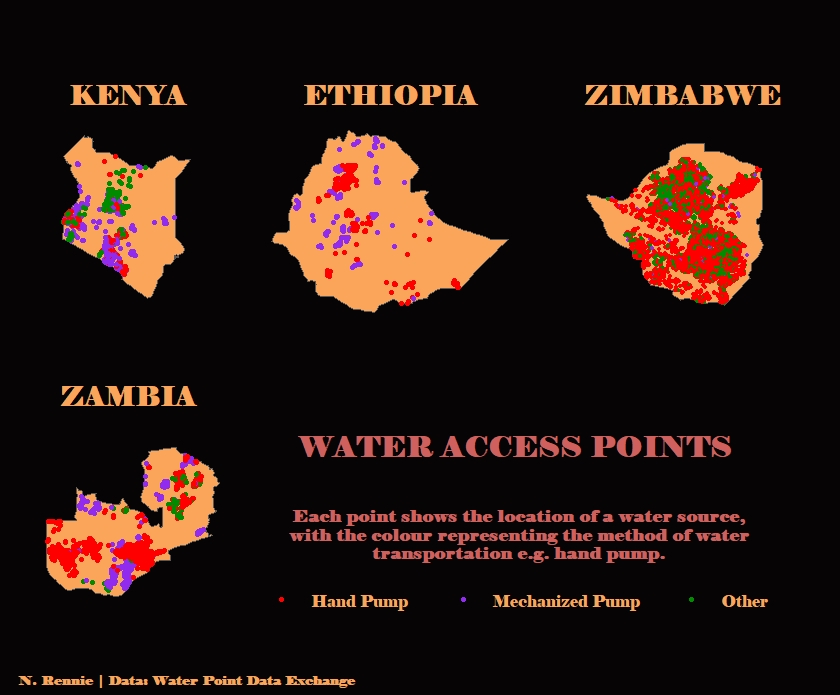

This figure's R source:
library(tidyverse)
library(rnaturalearth)
library(rnaturalearthdata)
library(extrafont)
library(patchwork)
tuesdata <- tidytuesdayR::tt_load('2021-05-04')
water <- tuesdata$water

tech_change <- function(input){
  if (input %in% unique(water$water_tech)[c(2,5,7,8,9,12,14,15,16,17,18,19)]){
    return("Hand Pump")
  } 
  if (input %in% unique(water$water_tech)[c(3,11,20)]) {
    return("Mechanized Pump")
  } 
  else{
    return("Other")
  }
}

countries <- c("Kenya","Ethiopia", "Zimbabwe", "Namibia")
world <- ne_countries(scale = "medium", returnclass = "sf")

#Kenya
kenya <- world[world$name == "Kenya",] 
ken_data <- filter(water, country_name == "Kenya")
ken_data <- ken_data[which(!is.na(ken_data$water_tech)),]
ken_data$tech <- sapply(ken_data$water_tech, function(x) tech_change(x))

ken_dat <- data.frame(Longitude = ken_data$lon_deg, Latitude = ken_data$lat_deg)
coordinates(ken_dat) <- ~ Longitude + Latitude
proj4string(ken_dat) <- CRS("+proj=longlat +datum=WGS84 +no_defs +ellps=WGS84 +towgs84=0,0,0")
ken_pnts_sf <- st_as_sf(ken_dat, coords = c('Latitude', 'Longitude'), crs = st_crs(map))
ken_pts <- ken_data[st_intersects(ken_pnts_sf, kenya, sparse=F)[,1],]


p1 <- ggplot() +
  geom_sf(data = kenya, fill="#fba55a") +
  coord_sf(xlim = c(32, 44), ylim = c(-6,6)) +
  geom_point(data=ken_pts, aes(x=lon_deg, y=lat_deg, colour=tech), size=1.5) +
  scale_colour_manual("Each point shows the location of a water source,\nwith the colour representing the method of water\ntransportation e.g. hand pump.\n ", values=c("Hand Pump"="red1", "Mechanized Pump"="purple2", "Other"="green4"), breaks=c("Hand Pump", "Mechanized Pump", "Other"), labels=c("Hand Pump      ", "Mechanized Pump     ", "Other")) +
  labs(title="\nKENYA") +
  guides(col=guide_legend(ncol=3, title.position = "top")) +
  theme(panel.background = element_rect(fill = "#060405"),
        plot.background = element_rect(fill = "#060405"),
        legend.background = element_rect(fill = "#060405"),
        plot.title = element_text(colour = "#fba55a", size=20, face="bold", hjust = 0.5, family="Elephant"),
        plot.subtitle = element_text(colour = "#fba55a", size=10, face="bold", hjust = 0.5, family="Elephant"),
        plot.caption = element_text(colour = "#fba55a", size=10, face="bold", hjust = 0.5, family="Elephant"),
        legend.title = element_text(colour = "#d0605e", size=13, face="bold", hjust = 0.5, family="Elephant"),
        legend.position="bottom",
        plot.margin = unit(c(0.3, 0.3, 0.3, 0.3), "cm"), #top, right, bottom, left
        legend.key = element_rect(colour = "#060405", fill="#060405"),
        legend.spacing.x = unit(0.5,"cm"),
        legend.text = element_text(colour="#fba55a", size=12, family="Elephant"),
        axis.title.x= element_blank(),
        axis.title.y= element_blank(),
        axis.text.x=element_blank(),
        axis.text.y=element_blank(),
        axis.ticks.x=element_blank(),
        axis.ticks.y=element_blank(),
        panel.grid.major = element_blank(), panel.grid.minor = element_blank()
  )
p1


##########################################################################################################################
#########################################################################################################################

#Ethiopia
ethiopia <- world[world$name == "Ethiopia",] 
eth_data <- filter(water, country_name == "Ethiopia")
eth_data <- eth_data[which(!is.na(eth_data$water_tech)),]
eth_data$tech <- sapply(eth_data$water_tech, function(x) tech_change(x))

eth_dat <- data.frame(Longitude = eth_data$lon_deg, Latitude = eth_data$lat_deg)
coordinates(eth_dat) <- ~ Longitude + Latitude
proj4string(eth_dat) <- CRS("+proj=longlat +datum=WGS84 +no_defs +ellps=WGS84 +towgs84=0,0,0")
eth_pnts_sf <- st_as_sf(eth_dat, coords = c('Latitude', 'Longitude'), crs = st_crs(map))
eth_pts <- eth_data[st_intersects(eth_pnts_sf, ethiopia, sparse=F)[,1],]

p2 <- ggplot() +
  geom_sf(data = ethiopia, fill="#fba55a") +
  coord_sf(xlim = c(33, 48), ylim = c(3,15)) +
  geom_point(data=eth_pts, aes(x=lon_deg, y=lat_deg, colour=tech), size=1.5) +
  scale_colour_manual("", values=c("Hand Pump"="red1", "Mechanized Pump"="purple2", "Other"="green4"), breaks=c("Hand Pump", "Mechanized Pump", "Other"), labels=c("Hand Pump    ", "Mechanized Pump ", "Other")) +
  labs(title="\nETHIOPIA") +
  theme(panel.background = element_rect(fill = "#060405"),
        plot.background = element_rect(fill = "#060405"),
        legend.background = element_rect(fill = "#060405"),
        plot.title = element_text(colour = "#fba55a", size=20, face="bold", hjust = 0.5, family="Elephant"),
        plot.subtitle = element_text(colour = "#fba55a", size=10, face="bold", hjust = 0.5, family="Elephant"),
        plot.caption = element_text(colour = "#fba55a", size=10, face="bold", hjust = 0.5, family="Elephant"),
        legend.title = element_blank(),
        legend.position="bottom",
        plot.margin = unit(c(0.3, 0.3, 0.3, 0.3), "cm"), #top, right, bottom, left
        legend.key = element_rect(colour = "#060405", fill="#060405"),
        legend.spacing.x = unit(0.5,"cm"),
        legend.text = element_text(colour="#fba55a", size=12, family="Elephant"),
        axis.title.x= element_blank(),
        axis.title.y= element_blank(),
        axis.text.x=element_blank(),
        axis.text.y=element_blank(),
        axis.ticks.x=element_blank(),
        axis.ticks.y=element_blank(),
        panel.grid.major = element_blank(), panel.grid.minor = element_blank()
  )
p2


##########################################################################################################################
#########################################################################################################################

#Zimbabwe
zimbabwe <- world[world$name == "Zimbabwe",] 
zim_data <- filter(water, country_name == "Zimbabwe")
zim_data <- zim_data[which(!is.na(zim_data$water_tech)),]
zim_data$tech <- sapply(zim_data$water_tech, function(x) tech_change(x))

zim_dat <- data.frame(Longitude = zim_data$lon_deg, Latitude = zim_data$lat_deg)
coordinates(zim_dat) <- ~ Longitude + Latitude
proj4string(zim_dat) <- CRS("+proj=longlat +datum=WGS84 +no_defs +ellps=WGS84 +towgs84=0,0,0")
zim_pnts_sf <- st_as_sf(zim_dat, coords = c('Latitude', 'Longitude'), crs = st_crs(map))
zim_pts <- zim_data[st_intersects(zim_pnts_sf, zimbabwe, sparse=F)[,1],]

p3 <- ggplot() +
  geom_sf(data = zimbabwe, fill="#fba55a") +
  coord_sf(xlim = c(35, 46)-11, ylim = c(5,13)-28) +
  geom_point(data=zim_pts, aes(x=lon_deg, y=lat_deg, colour=tech), size=1) +
  scale_colour_manual("", values=c("Hand Pump"="red1", "Mechanized Pump"="purple2", "Other"="green4"), breaks=c("Hand Pump", "Mechanized Pump", "Other"), labels=c("Hand Pump    ", "Mechanized Pump ", "Other")) +
  labs(title="\nZIMBABWE") +
  theme(panel.background = element_rect(fill = "#060405"),
        plot.background = element_rect(fill = "#060405"),
        legend.background = element_rect(fill = "#060405"),
        plot.title = element_text(colour = "#fba55a", size=20, face="bold", hjust = 0.5, family="Elephant"),
        plot.subtitle = element_text(colour = "#fba55a", size=10, face="bold", hjust = 0.5, family="Elephant"),
        plot.caption = element_text(colour = "#fba55a", size=10, face="bold", hjust = 0.5, family="Elephant"),
        legend.title = element_blank(),
        legend.position="bottom",
        plot.margin = unit(c(0.3, 0.3, 0.3, 0.3), "cm"), #top, right, bottom, left
        legend.key = element_rect(colour = "#060405", fill="#060405"),
        legend.spacing.x = unit(0.5,"cm"),
        legend.text = element_text(colour="#fba55a", size=12, family="Elephant"),
        axis.title.x= element_blank(),
        axis.title.y= element_blank(),
        axis.text.x=element_blank(),
        axis.text.y=element_blank(),
        axis.ticks.x=element_blank(),
        axis.ticks.y=element_blank(),
        panel.grid.major = element_blank(), panel.grid.minor = element_blank()
  )
p3

##########################################################################################################################
#########################################################################################################################

#Zambia
zambia <- world[world$name == "Zambia",] 
zam_data <- filter(water, country_name == "Zambia")
zam_data <- zam_data[which(!is.na(zam_data$water_tech)),]
zam_data$tech <- sapply(zam_data$water_tech, function(x) tech_change(x))

zam_dat <- data.frame(Longitude = zam_data$lon_deg, Latitude = zam_data$lat_deg)
coordinates(zam_dat) <- ~ Longitude + Latitude
proj4string(zam_dat) <- CRS("+proj=longlat +datum=WGS84 +no_defs +ellps=WGS84 +towgs84=0,0,0")
zam_pnts_sf <- st_as_sf(zam_dat, coords = c('Latitude', 'Longitude'), crs = st_crs(map))
zam_pts <- zam_data[st_intersects(zam_pnts_sf, zambia, sparse=F)[,1],]

p4 <- ggplot() +
  geom_sf(data = zambia, fill="#fba55a") +
  coord_sf(xlim = c(34, 47)-13, ylim = c(3,17)-24) +
  geom_point(data=zam_pts, aes(x=lon_deg, y=lat_deg, colour=tech), size=1.5) +
  scale_colour_manual("", values=c("Hand Pump"="red1", "Mechanized Pump"="purple2", "Other"="green4"), breaks=c("Hand Pump", "Mechanized Pump", "Other")) +
  labs(title="\nZAMBIA") +
  theme(panel.background = element_rect(fill = "#060405"),
        plot.background = element_rect(fill = "#060405"),
        legend.background = element_rect(fill = "#060405"),
        plot.title = element_text(colour = "#fba55a", size=20, face="bold", hjust = 0.5, family="Elephant"),
        plot.subtitle = element_text(colour = "#fba55a", size=10, face="bold", hjust = 0.5, family="Elephant"),
        plot.caption = element_text(colour = "#fba55a", size=10, face="bold", hjust = 0.5, family="Elephant"),
        legend.title = element_blank(),
        legend.position="none",
        plot.margin = unit(c(0.3, 0.3, 0.3, 0.3), "cm"), #top, right, bottom, left
        legend.key = element_rect(colour = "#060405", fill="#060405"),
        legend.spacing.x = unit(0.5,"cm"),
        legend.text = element_text(colour="#fba55a", size=12, family="Elephant"),
        axis.title.x= element_blank(),
        axis.title.y= element_blank(),
        axis.text.x=element_blank(),
        axis.text.y=element_blank(),
        axis.ticks.x=element_blank(),
        axis.ticks.y=element_blank(),
        panel.grid.major = element_blank(), panel.grid.minor = element_blank()
  )
p4

#join plots
leg <- get_legend(p1)
p <- p1 + p2 + p3 + p4 + plot_spacer() + plot_spacer() + plot_layout(ncol = 3, guides = 'collect')  +
  plot_annotation(
    subtitle = 'WATER ACCESS POINTS',
    caption = 'N. Rennie | Data: Water Point Data Exchange'
  ) +
  inset_element(leg, left = -0.2, bottom = 0.8, right = 0, top = 0) &
  theme(panel.background = element_rect(fill = "#060405", colour="#060405"),
        plot.background = element_rect(fill = "#060405", colour="#060405"),
        legend.position = "none",
        plot.subtitle = element_text(colour = "#d0605e", size=22, face="bold", hjust = 0.76, vjust=-60, family="Elephant"),
        plot.caption = element_text(colour = "#fba55a", size=10, face="bold", hjust = 0, family="Elephant"))
p
